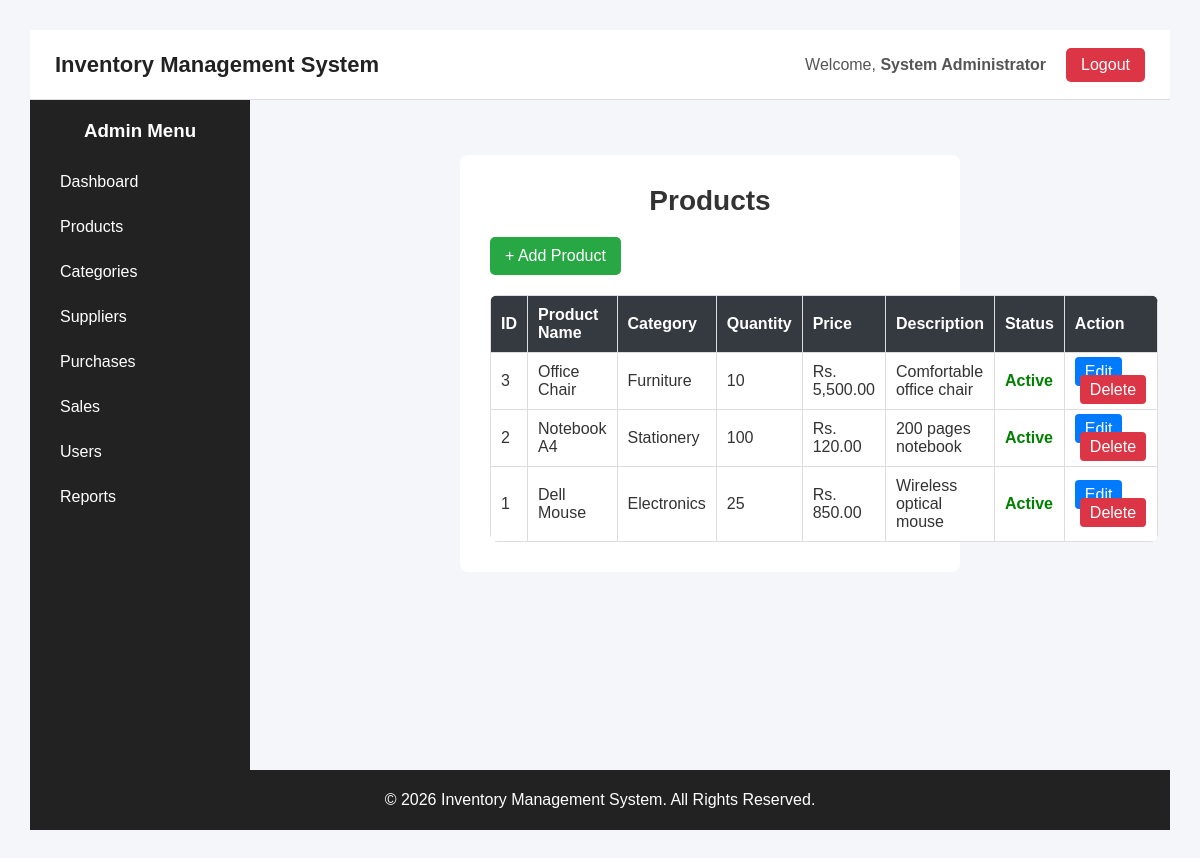
Page /admin/product/index.php (signed in) on the committed database.
### tables this page shows
CREATE TABLE IF NOT EXISTS products (
    id INT AUTO_INCREMENT PRIMARY KEY,
    product_name VARCHAR(150) NOT NULL,
    category_id INT NOT NULL,
    quantity INT DEFAULT 0,
    price DECIMAL(10,2) NOT NULL,
    description TEXT,
    status ENUM('active','inactive') DEFAULT 'active',
    created_at TIMESTAMP DEFAULT CURRENT_TIMESTAMP,

     
    FOREIGN KEY (category_id) REFERENCES categories(id)
);

CREATE TABLE IF NOT EXISTS categories (
    id INT AUTO_INCREMENT PRIMARY KEY,
    category_name VARCHAR(100) NOT NULL UNIQUE,
    description TEXT,
    status ENUM('active', 'inactive') DEFAULT 'active',
    created_at TIMESTAMP DEFAULT CURRENT_TIMESTAMP
);

### admin/product/index.php (the view, shortened to what this page needs)
<?php
include "../../config/database.php";
$sql = "SELECT products.*, categories.category_name
        FROM products
        INNER JOIN categories
        ON products.category_id = categories.id
        ORDER BY products.id DESC";
$result = mysqli_query($conn, $sql);
?>
<!DOCTYPE html>
<html lang="en">
<head>
<link rel="stylesheet" href="../../assets/css/dashboard.css">
<link rel="stylesheet" href="../../assets/css/product.css">
</head>
<body>
<?php include "../../includes/header.php"; ?>
<div class="dashboard">
    <aside class="sidebar">
        <h3>Admin Menu</h3>
        <a href="../dashboard.php">Dashboard</a>
        <a href="index.php">Products</a>
        <a href="../categories/index.php">Categories</a>
        <a href="#">Suppliers</a>
        <a href="#">Purchases</a>
        <a href="#">Sales</a>
        <a href="#">Users</a>
        <a href="#">Reports</a>
    </aside>
    <main class="main-content">
        <div class="container">
            <h1>Products</h1>
            <a href="add.php" class="add-btn">+ Add Product</a>
            <table>
                <thead>
                    <tr>
                        <th>ID</th>
                        <th>Product Name</th>
                        <th>Category</th>
                        <th>Quantity</th>
                        <th>Price</th>
                        <th>Description</th>
                        <th>Status</th>
                        <th>Action</th>
                    </tr>
                </thead>
                <tbody>
                <?php
                if (mysqli_num_rows($result) > 0) {
                    while ($row = mysqli_fetch_assoc($result)) {
                ?>
                    <tr>
                        <td><?php echo $row["id"]; ?></td>
                        <td><?php echo htmlspecialchars($row["product_name"]); ?></td>
                        <td><?php echo htmlspecialchars($row["category_name"]); ?></td>
                        <td><?php echo $row["quantity"]; ?></td>
                        <td>Rs. <?php echo number_format($row["price"], 2); ?></td>
                        <td><?php echo htmlspecialchars($row["description"]); ?></td>
                        <td>
                            <?php if ($row["status"] == "active") { ?>
                                <span class="active">Active</span>
                            <?php } else { ?>
                                <span class="inactive">Inactive</span>
                            <?php } ?>
                        </td>
                        <td>
                            <a class="edit"
                               href="edit.php?id=<?php echo $row['id']; ?>">
                               Edit
                            </a>
                            <a class="delete"
                               href="delete.php?id=<?php echo $row['id']; ?>"
                               onclick="return confirm('Delete this product?')">
                               Delete
                            </a>
                        </td>
                    </tr>
                <?php
                    }
                } ?>
                </tbody>
            </table>
        </div>
    </main>
</div>
<?php include "../../includes/footer.php"; ?>
</body>
</html>

### includes/header.php (shortened to what this page needs)
<header class="main-header">
    <div class="header-left">
        <h2>Inventory Management System</h2>
    </div>
    <div class="header-right">
        <span>
            Welcome,
            <strong>
                <?php echo htmlspecialchars($_SESSION["full_name"] ?? "User"); ?>
            </strong>
        </span>
        <a href="../auth/logout.php" class="logout-btn">
            Logout
        </a>
    </div>
</header>

### includes/footer.php
<footer class="main-footer">
    <p>
        &copy; <?php echo date("Y"); ?>
        Inventory Management System.
        All Rights Reserved.
    </p>
</footer>

### assets/css/dashboard.css (style rules this page uses)
* { margin: 0; padding: 0; box-sizing: border-box; }
body { font-family: Arial, sans-serif; background-color: #f4f6f9; color: #333; }
.main-header { height: 70px; width: 100%; background-color: #ffffff; display: flex; justify-content: space-between; align-items: center; padding: 0 25px; border-bottom: 1px solid #ddd; }
.header-left h2 { font-size: 22px; color: #222; }
.header-right { display: flex; align-items: center; gap: 20px; }
.header-right span { color: #555; }
.logout-btn { background-color: #dc3545; color: white; padding: 8px 15px; text-decoration: none; border-radius: 5px; }
.dashboard { display: flex; min-height: calc(100vh - 130px); }
.sidebar { width: 220px; background-color: #222; padding: 20px 15px; flex-shrink: 0; }
.sidebar h3 { color: white; text-align: center; margin-bottom: 20px; }
.sidebar a { display: block; color: white; text-decoration: none; padding: 11px 15px; margin-bottom: 5px; border-radius: 5px; }
.main-content { flex: 1; padding: 25px; overflow-x: auto; }
.main-content h1 { font-size: 28px; margin-bottom: 20px; }
.main-footer { height: 60px; background-color: #222; color: white; display: flex; justify-content: center; align-items: center; text-align: center; }
table { width:100%; border-collapse:collapse; background:#fff; border-radius:8px; overflow:hidden; }
th,td { padding:12px; border-bottom:1px solid #ddd; text-align:left; }
th { background:#1f2937; color:white; }
.active { color:green; font-weight:bold; }
.edit { color:#2563eb; text-decoration:none; margin-right:10px; }
.delete { color:red; text-decoration:none; }

### assets/css/product.css (style rules this page uses)
body { font-family: Arial, sans-serif; background-color: #f4f6f9; margin: 0; padding: 30px; }
.container { width: 95%; margin: auto; background-color: white; padding: 25px; border-radius: 8px; }
h1 { margin-bottom: 20px; }
.add-btn { display: inline-block; background-color: #28a745; color: white; padding: 10px 15px; text-decoration: none; border-radius: 5px; margin-bottom: 20px; }
table { width: 100%; border-collapse: collapse; }
th, td { border: 1px solid #ddd; padding: 10px; text-align: left; }
th { background-color: #343a40; color: white; }
.edit { background-color: #007bff; color: white; padding: 6px 10px; text-decoration: none; border-radius: 4px; }
.delete { background-color: #dc3545; color: white; padding: 6px 10px; text-decoration: none; border-radius: 4px; margin-left: 5px; }
.active { color: green; font-weight: bold; }
.container { width: 500px; margin: 30px auto; background-color: white; padding: 30px; border-radius: 8px; }
h1 { text-align: center; margin-bottom: 25px; }

### rows in the picture
products: id "3", product_name "Office Chair", category.category_name "Furniture", quantity "10", price "5,500.00", description "Comfortable office chair", status "Active"
products: id "2", product_name "Notebook A4", category.category_name "Stationery", quantity "100", price "120.00", description "200 pages notebook", status "Active"
products: id "1", product_name "Dell Mouse", category.category_name "Electronics", quantity "25", price "850.00", description "Wireless optical mouse", status "Active"

### other values in the picture
$_SESSION["full_name"] "System Administrator"
